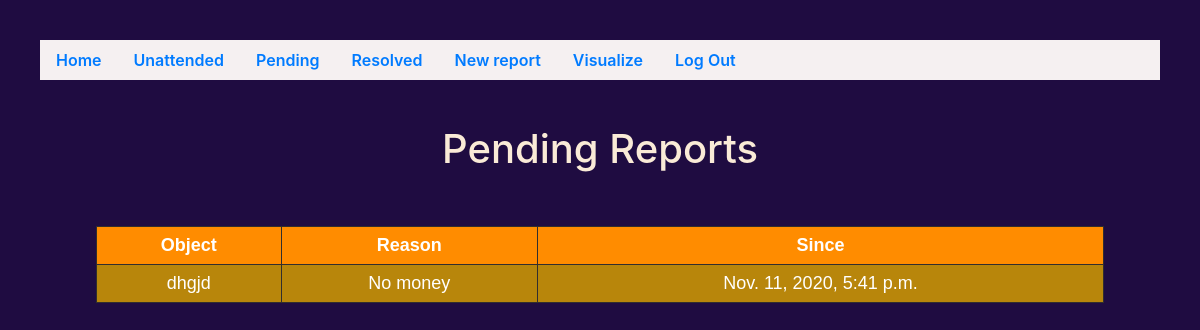
The page /pending (signed in) on the database as committed earlier.
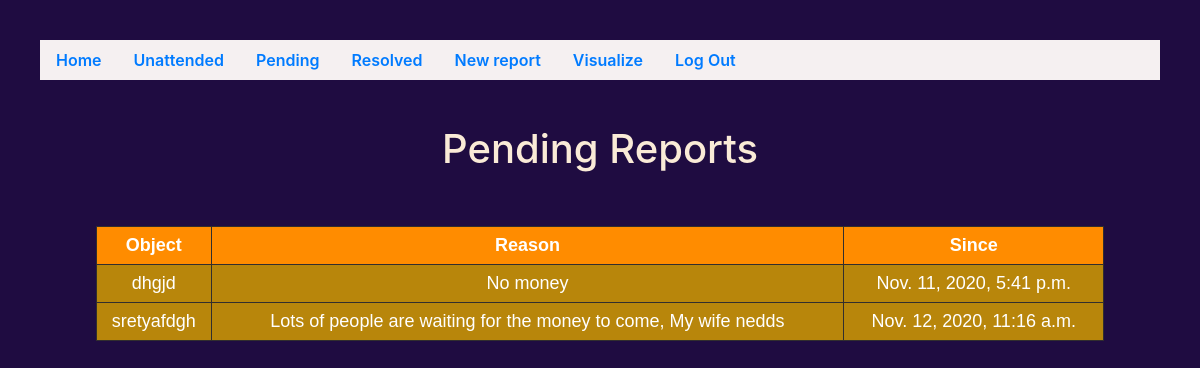
The same page on the database as committed later.
### jedsreport/models.py (models this page shows, shortened)
class Pending(models.Model):
    report = models.OneToOneField(Report, primary_key=True, on_delete=models.CASCADE, related_name="pending_report")
    timestamp = models.DateTimeField(auto_now_add=True)
    status = models.BooleanField(default=True)
    reason = models.CharField(max_length=250, null=True)

class Report(models.Model):
    reporter = models.ForeignKey(User, on_delete=models.CASCADE, related_name="reports")
    title = models.CharField(max_length=255)
    description = models.TextField(blank=False)
    timestamp = models.DateTimeField(auto_now_add=True)
    venue = models.CharField(max_length=50)
    department =models.CharField(max_length=150)
    category =models.CharField(max_length=150)
    image = models.ImageField(upload_to="images",null=True, blank=True)
    status_read = models.BooleanField(default=False)

### jedsreport/views.py (the view)
# urls.py: path("pending", views.pending_report, name = "pending_report"),
def pending_report(request):
    pending_reports = Pending.objects.filter(status=True)
    return render(request,"jedsreport/pending.html",{
        "pending_reports":pending_reports
    })

### jedsreport/templates/jedsreport/pending.html
{% extends "jedsreport/layout.html" %}
{% block body %}
<h1 style="padding:4%; text-align: center;"> Pending Reports  </h1>
    {% if user.is_authenticated %}
        <table style="background-color:darkgoldenrod; width: 90%;">
            <thead style="background-color: rgb(255, 140, 0);">
                <tr style="text-align: center;">
                    <th id="pdt"> Object </th>
                    <th id="pdt"> Reason </th>
                    <th id="pdt"> Since </th>
                </tr>
            </thead>
            <tbody>
                {% for report in pending_reports %}
                <tr>
                    <td id="pdt">{{ report.report.title }}</td>
                    <td id="pdt">{{ report.reason }}</td>
                    <td id="pdt">{{ report.timestamp}}</td>
                </tr>
                {% endfor %}
            </tbody>
        </table>
    {% endif %}
{% endblock %}

Rows that differ between the two databases and show on the page:
added Pending: report "sretyafdgh", reason "Lots of people are waiting for the money to come, My wife nedds", timestamp "Nov. 12, 2020, 11:16 a.m."
